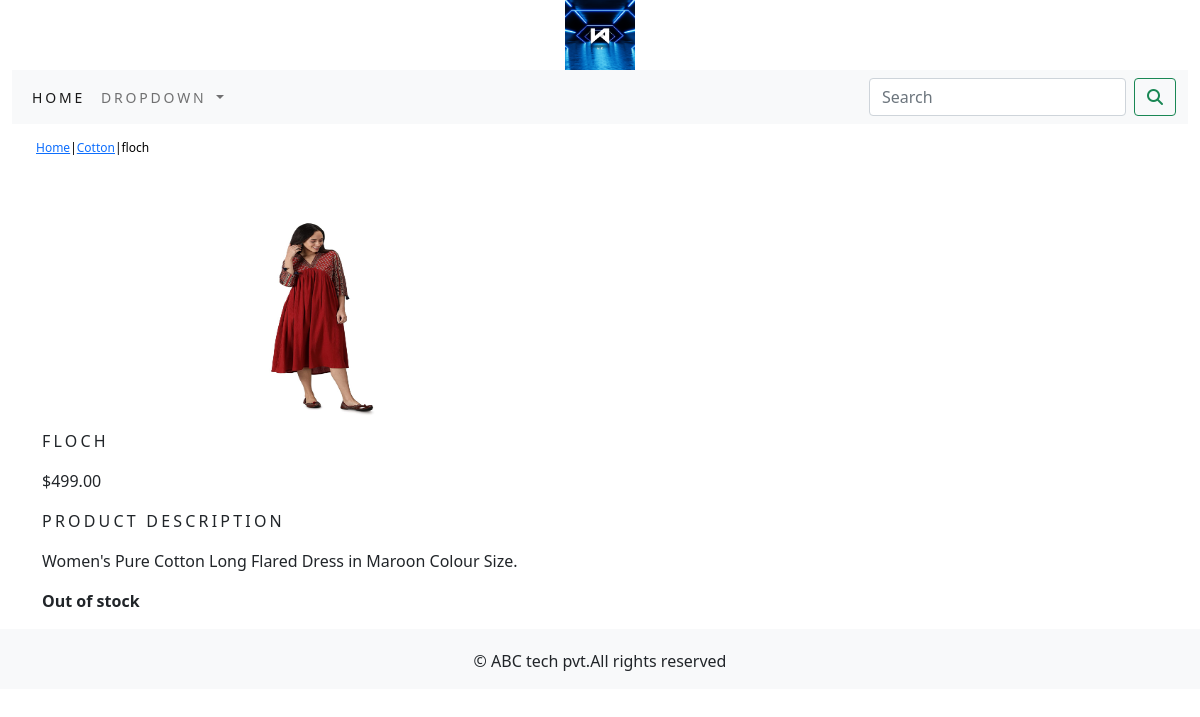
The page /shop/cotton-dress/floch/ on the database its author committed.
### shop/models.py (models this page shows, shortened)
class Product(models.Model):
    name=models.CharField(max_length=250,unique=True)
    slug=models.SlugField(max_length=250,unique=True)
    description=models.TextField(blank=True)
    price=models.DecimalField(max_digits=10,decimal_places=2)
    category=models.ForeignKey(Category,on_delete=models.CASCADE)
    image=models.ImageField(upload_to='product',blank=True)
    stock=models.IntegerField()
    available=models.BooleanField(default=True)
    created=models.DateTimeField(auto_now_add=True)
    updated=models.DateTimeField(auto_now=True)
    class Meta:
        ordering=('name',)
        verbose_name='product'
        verbose_name_plural='products'

class Category(models.Model):
    name=models.CharField(max_length=250,unique=True)
    slug=models.SlugField(max_length=250,unique=True)
    description=models.TextField(blank=True)
    image=models.ImageField(upload_to='category',blank=True)
    def get_url(self):
        return reverse('shop:products_by_category',args=[self.slug])
    class Meta:
        ordering=('name',)
        verbose_name='category'
        verbose_name_plural='categories'
    def __str__(self):
        return '{}'.format(self.name)

### shop/views.py (the view)
# urls.py: path('<slug:c_slug>/<slug:product_slug>/',views.proDetail,name='prodCatdetail'),
def proDetail(request,c_slug,product_slug):
    try:
        product=Product.objects.get(category__slug=c_slug,slug=product_slug)
    except Exception as e:
        raise e
    return render(request,'product.html',{'product':product})

### cart/context_processors.py (called while the page is built)
def counter(request):
    item_count=0
    if 'admin' in request.path:
        return {}
    else:
        try:
            cart=Cart.objects.filter(cart_id=_cart_id(request))
            cart_items=CartItem.objects.all().filter(cart=cart[:1])
            for cart_item in cart_items:
                item_count += cart_item.quantity
        except Cart.DoesNotExist:
            item_count =0
    return dict(item_count=item_count)

### cart/views.py (called while the page is built)
def _cart_id(request):
    cart=request.session.session_key
    if not cart:
        cart=request.session.create()
    return cart

### shop/context_processors.py (called while the page is built)
def menu_links(request):
    links=Category.objects.all()
    return dict(links=links)

### templates/product.html (shortened to what this page needs)
{% extends 'base.html' %}
{% load static %}
{% block content %}
<div class="row my_prod_row_class container">
    <div class="mx_auto">
        <p><a href="{% url 'shop:allProdCat' %}">Home</a>|<a href="{{product.category.get_url}}">{{product.category}}</a>|{{product.name}}</p>
    </div>
    </div>
    <div class="container">
<br>
<div class="row">
    <div class="col-md-12 col-sm-12 col-md-12 col-lg-6 text-center">
        <div style="min-width:18rem">
            <img src="{{product.image.url}}" height="200" width="200" alt="{{product.name}}">
        </div>
    </div>
    <div>
        <div class="col-md-12 col-sm-12 col-md-12 col-lg-12">
            <h1 class="my_prod_title">{{product.name}}</h1>
            <p>${{product.price}}</p>
            <p class="my_title">Product Description</p>
            <p class="text_justify my_prod_text">{{product.description}}</p>
            {% if product.stock <= 0 %}
                  <p class="text_justify my_prod_text"><b>Out of stock</b></p>
            {% else %}
                  <a class="btn btn-secondary" href="{% url 'cart:add_cart' product.id %}">Add to Cart</a>
            {% endif %}
        </div>
    </div>
</div>
</div>
{% endblock %}

### static/css/custom.css (style rules this page uses)
.my_prod_row_class { padding-top:15px; }
.my_prod_row_class .mx_auto { color:#000; font-size:12px; }
.my_title { font-size:16px; text-transform:uppercase; letter-spacing:.2em; }
.my_prod_row_class { padding-top:15px; padding-bottom:20px; }
.my_prod_row_class .mx_auto { color:#000; font-size:12px; text-decoration:none; }
.my_prod_title { font-size:16px; text-transform:uppercase; letter-spacing:.2em; padding-top:15px; padding-bottom:10px; }
.my_prod_text { padding-right:20px; }

### rows shown on the page
Product: category "Cotton", name "floch", image (picture), name "FLOCH", price "499.00", description "Women's Pure Cotton Long Flared Dress in Maroon Colour Size."
